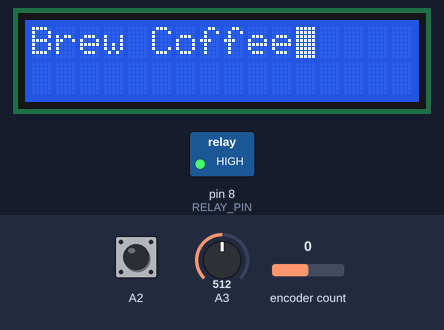
The program below on a simulated Arduino Uno, built with avr-gcc and run on an emulated ATmega328P. Shown: 16×2 character LCD, switched loads named in the program (green lamp = pin HIGH). Inputs (shaded band) come from the test bench; at power-on: encoder count 0, A2 HIGH, A3 = 512. Pins used as bus, display or sensor lines are not drawn; what the program prints to the serial monitor is not drawn.

Above: at 1.3 s.
1.4 s: encoder count set to 4
At 2.3 s:
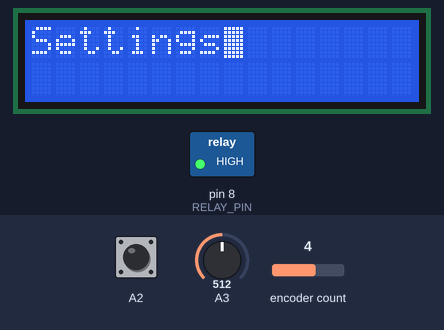
2.9 s: encoder count set to 8
At 3.5 s:
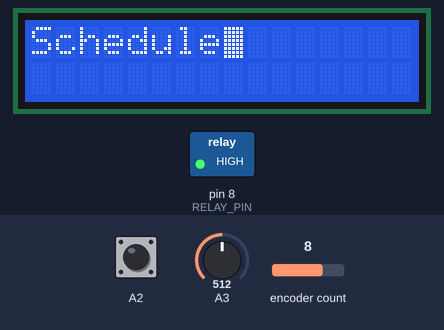
6.7 s: encoder count set to 12
At 7.8 s:
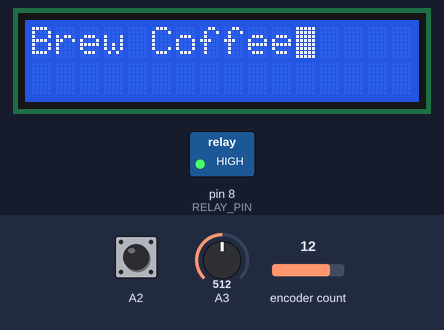
8.2 s: A2 pulled LOW for 1 s
At 10.7 s:
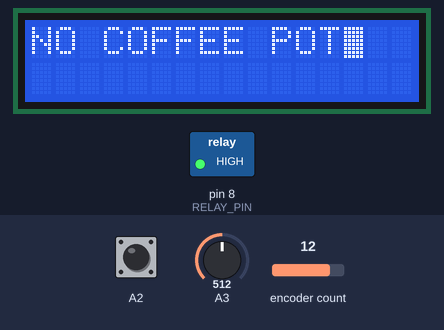
11.3 s: encoder count set to 16
At 12.3 s:
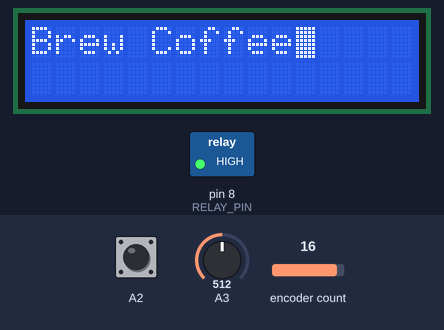
Timing chart, 0 to 13.8 s (numbered marks = the images above; inputs shaded):
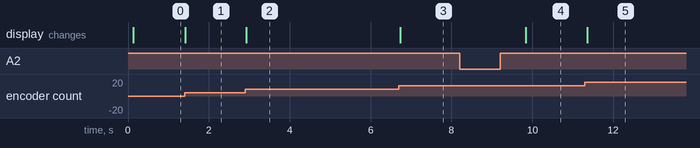

The program:

main.cpp
```cpp
#include "Arduino.h"

#include "View.h"
#include "Model.h"
#include "UserInput.h"
#include "Relay.h"
#include "WaterSensor.h"
#include "PotSensor.h"
#include "Alarm.h"

#include <ClickEncoder.h>
#include <TimerOne.h>
#include <Wire.h>
#include <Tone.h>


// Model to hold the current state
Model *model;

// View for the smart coffee maker
View *view;

// User Input
UserInput *userInput;

// Relay
Relay *relay;

// Water Water
WaterSensor *waterSensor;

// Pot Sensor
PotSensor *potSensor;

// Alarm
Alarm *alarm;

void setup(){
  Serial.begin(9600);

  model = new Model();
  view = new View();
  userInput = new UserInput();
  waterSensor = new WaterSensor();
  relay = new Relay();
  potSensor = new PotSensor();
  alarm = new Alarm();

  view->setModel(model);
  userInput->setModel(model);
  relay->setModel(model);
  waterSensor->setModel(model);
  potSensor->setModel(model);
  alarm->setModel(model);

  model->addObserver(view);
  model->addObserver(relay);

  view->onNotify();
}

void loop(){
  userInput->loop();
  waterSensor->updateSensor();
  potSensor->updateSensor();
  alarm->update();
  /*
  bool cardPresent = false;
  mfrc522.PICC_ReadCardSerial();
  mfrc522.PICC_IsNewCardPresent();
  if(! mfrc522.PICC_ReadCardSerial()){
    cardPresent = false;
  }else{
    cardPresent = true;
  }

  Serial.print(cardPresent);
  */
}
```

Alarm.cpp
```cpp
#include "Alarm.h"

#include "Arduino.h"
#include <Tone.h>

#define ALARM_LENGTH 10
#define PERIOD_LENGTH 500

Alarm::Alarm(){

    alarmToggled = false;
    periodOn = false;

}

void Alarm::update(){
    // Check if alarm toggled
    if(model->getAlarmToggle()){
        model->setAlarmToggle(false);
        alarmToggled = true;
        startTime = millis();
        periodTime = millis();
    }else if(alarmToggled){
        long currentTime = millis();

        int deltaTime = (currentTime - startTime) / 1000;
        if(deltaTime > ALARM_LENGTH){
            alarmToggled = false;
            noTone(BUZZER);
            return ;
        }

        long periodDelta = (currentTime - periodTime);
        if(periodDelta > PERIOD_LENGTH){
            periodOn = !periodOn;

            periodTime = currentTime;

            if(periodOn){
                tone(BUZZER, NOTE_A4);
            }else{
                noTone(BUZZER);
            }

        }

    }
}

void Alarm::setModel(Model *modelReference){
    model = modelReference;
}
```

Alarm.h
```cpp
#pragma once

#define BUZZER 3

#include "Model.h"

class Alarm {

    private:

        Model *model;

        long periodTime;
        long startTime;

        bool alarmToggled;
        bool periodOn;

    public:

        Alarm();

        void update();
        void setModel(Model *model);

};
```

Controller.cpp
```cpp
#include "Controller.h"

void Controller::setModel(Model *modelReference){
    model = modelReference;
}
```

Controller.h
```cpp
#pragma once

#include "Model.h"

class Controller{
    public:
        void setModel(Model *modelReference);

    protected:
        Model *model;
};
```

Model.cpp
```cpp
#include "Model.h"
#include "Arduino.h"

Model::Model(){
  // Brewing is initially off
  isBrewing = false;
  brewRequested = false;

  waterLevelLow = true;
  potPresent = false;

  // Select the default selection
  menuOptionSelection = 0;

  // Number of observers added
  numObservers = 0;

  // initial input state
  inputState = InputState::NONE;

  // Set initial text to empty
  displayText = nullptr;

  alarmToggle = false;

  interfaceState = InterfaceState::MENU;
  menuState = MenuState::MENU_BREW;
  brewState = BrewState::BREWING;
  settingsState = SettingsState::SETTINGS_ALARM_NOISE;
  schedulingState = SchedulingState::SCHEDULING;

  setInterfaceState(InterfaceState::MENU);
}

void Model::addObserver(Observer *observer){
  observers[numObservers] = observer;
  numObservers++;
}

void Model::setInputState(InputState nextInputState){
  inputState = nextInputState;
  notifyObservers();
}

void Model::setDisplayText(char *text){
  displayText = text;
  notifyObservers();
}

void Model::resetInputState(){
  inputState = InputState::NONE;
}

void Model::updateDisplayText(){
  if(interfaceState == InterfaceState::MENU){
    displayText = MENU_STRINGS[menuState];
  }else if(interfaceState == InterfaceState::BREW){
    displayText = BREWING_STRINGS[brewState];
  }else if(interfaceState == InterfaceState::SETTING){
    displayText = SETTINGS_STRINGS[settingsState];
  }else if(interfaceState == InterfaceState::BREW){
    displayText = SCHEDULING_STRINGS[schedulingState];
  }else if(interfaceState == InterfaceState::ERRORS){
    displayText = ERROR_STRINGS[errorState];
  }
}

bool Model::getAlarmToggle(){
  return alarmToggle;
}

InterfaceState Model::getInterfaceState(){
  return interfaceState;
}

MenuState Model::getMenuState(){
  return menuState;
}
BrewState Model::getBrewState(){
  return brewState;
}

SettingsState Model::getSettingsState(){
  return settingsState;
}

SchedulingState Model::getSchedulingState(){
  return schedulingState;
}

ErrorState Model::getErrorState(){
  return errorState;
}

void Model::notifyObservers(){
  for(int observerIndex =0; observerIndex < numObservers; observerIndex++){
    observers[observerIndex]->onNotify();
  }
}

InputState Model::getInputState(){
  return inputState;
}

bool Model::getIsBrewing(){
  return isBrewing;
}

int Model::getMenuOptionSelection(){
  return menuOptionSelection;
}

char *Model::getDisplayText(){
  return displayText;
}

bool Model::getWaterLevelLow(){
  return waterLevelLow;
}

bool Model::isPotPresent(){
  return potPresent;
}

bool Model::isBrewRequested(){
  return brewRequested;
}

void Model::setIsBrewing(bool brewing){
  isBrewing = brewing;
  notifyObservers();
}

void Model::setMenuOptionSelection(int selection){
  menuOptionSelection = selection;
  notifyObservers();
}

void Model::setWaterLevelLow(bool level){
  waterLevelLow = level;
  notifyObservers();
}

void Model::setPotPresent(bool present){
  potPresent = present;
  notifyObservers();
}

void Model::setBrewRequested(bool request){
  brewRequested = request;
  //notifyObservers();
}

void Model::setAlarmToggle(bool alarm){
  alarmToggle = alarm;
}

void Model::setView(Observer *viewReference){
  view = viewReference;
}

void Model::setRelay(Observer *relayReference){
  relay = relayReference;
}

void Model::setInterfaceState(InterfaceState interfaceState){
  this->interfaceState = interfaceState;
  updateDisplayText();
  notifyObservers();
}

void Model::setMenuState(MenuState menuState){
  this->menuState = menuState;
  updateDisplayText();
  notifyObservers();
}

void Model::setBrewState(BrewState brewState){
  this->brewState = brewState;
  updateDisplayText();
  notifyObservers();
}

void Model::setSettingsState(SettingsState settingsState){
  this->settingsState = settingsState;
  updateDisplayText();
  notifyObservers();
}

void Model::setSchedulingState(SchedulingState schedulingState){
  this->schedulingState = schedulingState;
  updateDisplayText();
  notifyObservers();
}

void Model::setErrorState(ErrorState errorState){
  this->errorState = errorState;
  updateDisplayText();
  notifyObservers();
}
```

Model.h
```cpp
#pragma once

#include "Observer.h"

#define NUM_OBSERVERS 2

enum InputState {
  CLOCK_WISE_TURN,
  COUNTER_CLOCK_WISE_TURN,
  SINGLE_CLICK,
  DOUBLE_CLICK,
  NONE
};

enum InterfaceState {
  MENU = 0,
  BREW = 1,
  SETTING = 2,
  SCHEDULE = 3,
  ERRORS = 4,
  INTERFACE_SELECTIONS = 5
};

enum MenuState {
  MENU_BREW = 0,
  MENU_SETTINGS = 1,
  MENU_SCHEDULE = 2,
  MENU_SELECTIONS = 3
};

enum BrewState {
  BREWING = 0,
  BREWING_SELECTIONS = 1
};

enum SettingsState {
  SETTINGS_ALARM_NOISE = 0,
  SETTINGS_SELECTIONS = 1
};

enum SchedulingState{
  SCHEDULING = 0,
  SCHEDULING_SELECTIONS = 1
};

enum ErrorState {
  LOW_WATER = 0,
  NO_COFFEE_POT = 1,
  FINISHED_BREWING = 2,
  ERROR_SELECTIONS = 3
};

class Model{
  private:

    InterfaceState interfaceState;
    MenuState menuState;
    BrewState brewState;
    SettingsState settingsState;
    SchedulingState schedulingState;
    ErrorState errorState;

    // The observers for the model
    Observer *observers[NUM_OBSERVERS];

    Observer *view;
    Observer *relay;

    InputState inputState;

    bool isBrewing;
    int menuOptionSelection;
    int numObservers;

    char *displayText;

    bool waterLevelLow;
    bool potPresent;
    bool brewRequested;
    bool alarmToggle;

    // Notify the observers of the changes to the model
    void notifyObservers();

    // Update the display text
    void updateDisplayText();

    char *MENU_BREW_STRING = "Brew Coffee";
    char *MENU_SETTINGS_STRING = "Settings";
    char *MENU_SCHEDULE_STRING = "Schedule";

    char *MENU_STRINGS[MenuState::MENU_SELECTIONS] = {MENU_BREW_STRING, MENU_SETTINGS_STRING, MENU_SCHEDULE_STRING};

    char *BREW_BREWING_STRING = "Brewing Coffee";

    char *BREWING_STRINGS[BrewState::BREWING_SELECTIONS] = {BREW_BREWING_STRING};

    char *SETTINGS_ALARM_NOISE_STRING = "Adjust Alarm";

    char *SETTINGS_STRINGS[SettingsState::SETTINGS_SELECTIONS] = {SETTINGS_ALARM_NOISE_STRING};

    char *SCHEDULING_SCHEDULE_STRING = "Schedule Brew";

    char *SCHEDULING_STRINGS[SchedulingState::SCHEDULING_SELECTIONS] = {SCHEDULING_SCHEDULE_STRING};

    char *ERROR_LOW_WATER = "LOW ON WATER";
    char *ERROR_NO_COFFEE_POT = "NO COFFEE POT";
    char *ERROR_FINISHED_BREWING = "FINISHED BREW";

    char *ERROR_STRINGS[ErrorState::ERROR_SELECTIONS] = {ERROR_LOW_WATER, ERROR_NO_COFFEE_POT, ERROR_FINISHED_BREWING};

  public:
    Model();

    // Add observer to the model
    void addObserver(Observer *observer);

    // Set the input
    void setInputState(InputState nextInputState);
    void resetInputState();

    // Getters
    bool getIsBrewing();
    int getMenuOptionSelection();
    InputState getInputState();
    char *getDisplayText();
    bool getWaterLevelLow();
    bool isPotPresent();
    bool isBrewRequested();
    bool getAlarmToggle();

    InterfaceState getInterfaceState();
    MenuState getMenuState();
    BrewState getBrewState();
    SettingsState getSettingsState();
    SchedulingState getSchedulingState();
    ErrorState getErrorState();

    // Setters
    void setIsBrewing(bool brewing);
    void setMenuOptionSelection(int selection);
    void setDisplayText(char *text);
    void setWaterLevelLow(bool level);
    void setPotPresent(bool present);
    void setBrewRequested(bool request);
    void setAlarmToggle(bool alarm);

    void setInterfaceState(InterfaceState interfaceState);
    void setMenuState(MenuState menuState);
    void setBrewState(BrewState brewState);
    void setSettingsState(SettingsState settingsState);
    void setSchedulingState(SchedulingState schedulingState);
    void setErrorState(ErrorState errorState);

    void setView(Observer *viewReference);
    void setRelay(Observer *relayReference);

};
```

Observer.h
```cpp
#pragma once

class Observer{
  public:
    virtual void onNotify()=0;
};
```

PotSensor.cpp
```cpp
#include "PotSensor.h"
#include "Arduino.h"

#define SS_PIN 10
#define RST_PIN 9

PotSensor::PotSensor(){
    numReadings = 0;
    model = nullptr;
    sensor = new MFRC522(SS_PIN, RST_PIN);
    SPI.begin();
    sensor->PCD_Init();
    sensor->PCD_DumpVersionToSerial();

    previousSensorTime = millis();
}

// Delay for the sensor in millis
#define TIME_DELAY 300

void PotSensor::updateSensor(){

    long deltaTime = millis() - previousSensorTime;
    if(deltaTime < TIME_DELAY){
        return ;
    }

    previousSensorTime = millis();

    int cardPresent = 0;
    sensor->PICC_ReadCardSerial();
    sensor->PICC_IsNewCardPresent();
    if(! sensor->PICC_ReadCardSerial()){
    cardPresent = 0;
    }else{
    cardPresent = 1;
    }

    sensorReadings[numReadings] = cardPresent;
    numReadings++;

    // Check if the number of readings exceeds the
    // maximum number of readings
    if(numReadings == NUM_READINGS){
        numReadings = 0;

        bool potPresent = true;

        for(int readingIndex = 0; readingIndex < NUM_READINGS; readingIndex++){
            if(sensorReadings[readingIndex] == 0){
                potPresent = false;
            }
        }

        Serial.println(potPresent);

        if(model != nullptr){
            model->setPotPresent(potPresent);
        }
    }

}

void PotSensor::setModel(Model *modelReference){
    model = modelReference;
}
```

PotSensor.h
```cpp
#pragma once

#define NUM_READINGS 5

#include "Model.h"
#include <SPI.h>
#include <MFRC522.h>

class PotSensor{

    public:
        PotSensor();

        void updateSensor();
        void setModel(Model *model);

    private:
        int sensorReadings[NUM_READINGS];
        int numReadings;
        long previousSensorTime;

        Model *model;
        MFRC522 *sensor;

};
```

Relay.cpp
```cpp
#include "Relay.h"
#include <Arduino.h>

#define RELAY_PIN 8

Relay::Relay(){
    pinMode(RELAY_PIN, OUTPUT);
    digitalWrite(RELAY_PIN, HIGH);
}

void Relay::setModel(Model *modelReference){
    model = modelReference;
}

void Relay::onNotify(){

    // Check if the brew was requested
    if(model->isBrewRequested()){

        // turn off the brew request
        model->setBrewRequested(false);

        // Check if the brew can occur
        bool waterLevelLow = model->getWaterLevelLow();
        bool potPresent = model->isPotPresent();

        // Check if there is water and a pot is present
        if(!waterLevelLow && potPresent){
            // Turn on the coffee machine
            digitalWrite(RELAY_PIN, LOW);

            // Set the model to brewing
            model->setInterfaceState(InterfaceState::BREW);
            model->setIsBrewing(true);
            return;
        }else if(waterLevelLow){
            Serial.println("Water Level Is Low");
            model->setErrorState(ErrorState::LOW_WATER);
            model->setInterfaceState(InterfaceState::ERRORS);
        }else if(!potPresent){
            model->setErrorState(ErrorState::NO_COFFEE_POT);
            model->setInterfaceState(InterfaceState::ERRORS);
            Serial.println("Pot is not present");
        }

    }

    // Check if we are brewing
    if(model->getIsBrewing()){
        // Check if the water level is low
        if(model->getWaterLevelLow()){

            // Turn off brewing
            model->setIsBrewing(false);

            // Set the errors
            model->setErrorState(ErrorState::FINISHED_BREWING);

            // Set the interface state to the menu
            model->setInterfaceState(InterfaceState::ERRORS);

            model->setAlarmToggle(true);

            // Turn off the relay
            digitalWrite(RELAY_PIN, HIGH);
        }else if(!model->isPotPresent()){

            // Turn off brewing
            model->setIsBrewing(false);

            // Set error text
            model->setErrorState(ErrorState::NO_COFFEE_POT);

            // Set the interface state to the menu
            model->setInterfaceState(InterfaceState::ERRORS);

            // Turn off the relay
            digitalWrite(RELAY_PIN, HIGH);
        }
    }

}
```

Relay.h
```cpp
#pragma once

#include "Observer.h"
#include "Model.h"

class Relay: public Observer{

    public:
        Relay();

        void setModel(Model *modelReference);
        void onNotify();

    private:
        Model *model;

};
```

UserInput.cpp
```cpp
#include "UserInput.h"

// Click Encoder
ClickEncoder *encoder;

// Timer interrupt
void timerIsr() {
  encoder->service();
}

UserInput::UserInput(){

  // Initialize the click encoder
  encoder = new ClickEncoder(A1, A0, A2);

  // Initialize timer 1
  Timer1.initialize(1000);
  Timer1.attachInterrupt(timerIsr);
  encoder->setAccelerationEnabled(false);

  last = -1;
  value = 0;

}

void UserInput::setModel(Model *modelReference){
  model = modelReference;
}

void UserInput::loop(){

  // Get the encoder value
  value += encoder->getValue();
  if (value != last) {
    last = value;
    if (value >= 4){
      value = 0;
      model->setInputState(InputState::CLOCK_WISE_TURN);
      handleCWTurn();
      Serial.println("Clock Wise");
    }else if(value <= -4){
      value = 0;
      model->setInputState(InputState::COUNTER_CLOCK_WISE_TURN);
      Serial.println("Counter Clock Wise");
      handleCCWTurn();
    }
  }

  ClickEncoder::Button b = encoder->getButton();
  if (b != ClickEncoder::Open) {
    #define VERBOSECASE(label) case label: Serial.println(#label); break;
    switch (b) {
      VERBOSECASE(ClickEncoder::Pressed);
      VERBOSECASE(ClickEncoder::Held)
      VERBOSECASE(ClickEncoder::Released)
      case ClickEncoder::Clicked:
          model->setInputState(InputState::SINGLE_CLICK);
          Serial.println("Click");
          handleClick();

      break;
      case ClickEncoder::DoubleClicked:
          model->setInputState(InputState::DOUBLE_CLICK);
          Serial.println("Double Click");
          handleClick();
        break;
    }
  }
}

void UserInput::handleCWTurn(){
      if(model->getInterfaceState() == InterfaceState::MENU){
        model->setMenuState((model->getMenuState() + 1) % MenuState::MENU_SELECTIONS);
      }else if(model->getInterfaceState() == InterfaceState::ERRORS){
        model->setInterfaceState(InterfaceState::MENU);
      }
}

void UserInput::handleCCWTurn(){
  if(model->getInterfaceState() == InterfaceState::MENU){
    model->setMenuState((model->getMenuState() - 1) % MenuState::MENU_SELECTIONS);
  }else if(model->getInterfaceState() == InterfaceState::ERRORS){
    model->setInterfaceState(InterfaceState::MENU);
  }
}

void UserInput::handleClick(){
  InterfaceState currentInterfaceState = model->getInterfaceState();

  if(currentInterfaceState == InterfaceState::MENU){
    MenuState currentMenuState = model->getMenuState();

    // Turn on the brewing
    if(currentMenuState == MenuState::MENU_BREW){
      //model->setInterfaceState(InterfaceState::BREW);
      model->setBrewRequested(true);
    }
  }else if(currentInterfaceState == InterfaceState::ERRORS){
    model->setInterfaceState(InterfaceState::MENU);
  }

}

void UserInput::handleDoubleClick(){
  InterfaceState currentInterfaceState = model->getInterfaceState();

  if(currentInterfaceState != InterfaceState::MENU){
    model->setInterfaceState(InterfaceState::MENU);
  }else if(currentInterfaceState == InterfaceState::ERRORS){
    model->setInterfaceState(InterfaceState::MENU);
  }
}
```

Source omitted: UserInput.h (478 bytes), View.cpp (542 bytes), View.h (372 bytes), WaterSensor.cpp (923 bytes), WaterSensor.h (276 bytes)

Measured:
- after the input at 1.4 s, the display: changes at once (image 1)
- after the input at 2.9 s, the display: changes at once (image 2)
- after the input at 6.7 s, the display: changes at once (image 3)
- after the input at 8.2 s, the display: changes after 1.6 s (image 4)
- after the input at 11.3 s, the display: changes after 0.05 s (image 5)
